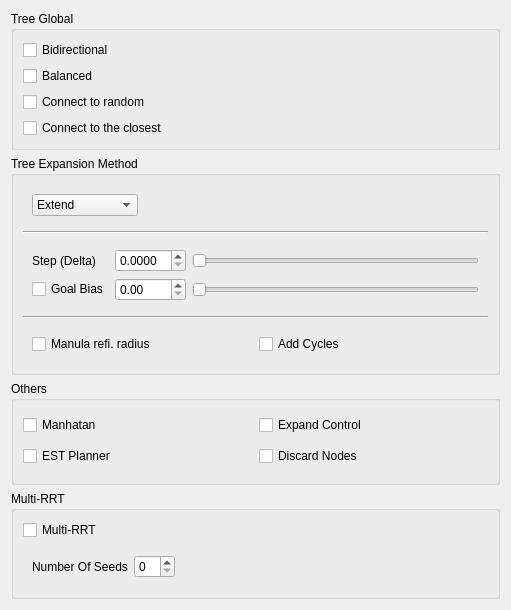
         <widget class="QWidget" name="scrollAreaWidgetContents_4">
          <property name="geometry">
           <rect>
            <x>0</x>
            <y>0</y>
            <width>511</width>
            <height>610</height>
           </rect>
          </property>
          <layout class="QVBoxLayout" name="verticalLayout">
           <item>
            <widget class="QGroupBox" name="treeGroupBox">
             <property name="title">
              <string>Tree Global</string>
             </property>
             <layout class="QGridLayout" name="gridLayout_23">
              <item row="1" column="0">
               <widget class="QCheckBox" name="isBidir">
                <property name="text">
                 <string>Bidirectional</string>
                </property>
               </widget>
              </item>
              <item row="2" column="0">
               <widget class="QCheckBox" name="isBalanced">
                <property name="text">
                 <string>Balanced</string>
                </property>
               </widget>
              </item>
              <item row="3" column="0">
               <widget class="QCheckBox" name="checkBoxRandomInCompCo">
                <property name="text">
                 <string>Connect to random</string>
                </property>
               </widget>
              </item>
              <item row="4" column="0">
               <widget class="QCheckBox" name="checkBoxClosestInCompCo">
                <property name="text">
                 <string>Connect to the closest</string>
                </property>
               </widget>
              </item>
             </layout>
            </widget>
           </item>
           <item>
            <widget class="QGroupBox" name="expansionGroupBox">
             <property name="title">
              <string>Tree Expansion Method</string>
             </property>
             <layout class="QVBoxLayout" name="verticalLayout_30">
              <item>
               <widget class="QWidget" name="expansionWidget" native="true">
                <layout class="QHBoxLayout" name="horizontalLayout_18">
                 <item>
                  <widget class="QComboBox" name="expansionMethod">
                   <item>
                    <property name="text">
                     <string>Extend</string>
                    </property>
                   </item>
                   <item>
                    <property name="text">
                     <string>Extend n Step</string>
                    </property>
                   </item>
                   <item>
                    <property name="text">
                     <string>Connect</string>
                    </property>
                   </item>
                   <item>
                    <property name="text">
                     <string>Cost Connect</string>
                    </property>
                   </item>
                  </widget>
                 </item>
                 <item>
                  <spacer name="horizontalSpacer_24">
                   <property name="orientation">
                    <enum>Qt::Horizontal</enum>
                   </property>
                   <property name="sizeHint" stdset="0">
                    <size>
                     <width>242</width>
                     <height>20</height>
                    </size>
                   </property>
                  </spacer>
                 </item>
                </layout>
               </widget>
              </item>
              <item>
               <widget class="Line" name="line_5">
                <property name="orientation">
                 <enum>Qt::Horizontal</enum>
                </property>
               </widget>
              </item>
              <item>
               <widget class="QWidget" name="stepAndBiasWidget" native="true">
                <layout class="QGridLayout" name="gridLayout_42">
                 <item row="1" column="0">
                  <widget class="QLabel" name="label_5">
                   <property name="text">
                    <string>Step (Delta)</string>
                   </property>
                  </widget>
                 </item>
                 <item row="1" column="1">
                  <widget class="QDoubleSpinBox" name="doubleSpinBoxExtentionStep">
                   <property name="decimals">
                    <number>4</number>
                   </property>
                   <property name="minimum">
                    <double>0.000000000000000</double>
                   </property>
                   <property name="maximum">
                    <double>20.000000000000000</double>
                   </property>
                  </widget>
                 </item>
                 <item row="1" column="2">
                  <widget class="QSlider" name="horizontalSliderExtentionStep">
                   <property name="maximum">
                    <number>10000000</number>
                   </property>
                   <property name="orientation">
                    <enum>Qt::Horizontal</enum>
                   </property>
                  </widget>
                 </item>
                 <item row="2" column="1">
                  <widget class="QDoubleSpinBox" name="doubleSpinBoxBias">
                   <property name="maximum">
                    <double>1.000000000000000</double>
                   </property>
                   <property name="singleStep">
                    <double>0.010000000000000</double>
                   </property>
                  </widget>
                 </item>
                 <item row="2" column="2">
                  <widget class="QSlider" name="horizontalSliderBias">
                   <property name="orientation">
                    <enum>Qt::Horizontal</enum>
                   </property>
                  </widget>
                 </item>
                 <item row="2" column="0">
                  <widget class="QCheckBox" name="checkBoxIsGoalBias">
                   <property name="text">
                    <string>Goal Bias</string>
                   </property>
                  </widget>
                 </item>
                </layout>
               </widget>
              </item>
              <item>
               <widget class="Line" name="line_6">
                <property name="orientation">
                 <enum>Qt::Horizontal</enum>
                </property>
               </widget>
              </item>
              <item>
               <widget class="QWidget" name="widget_22" native="true">
                <layout class="QHBoxLayout" name="horizontalLayout_17">
                 <item>
                  <widget class="QCheckBox" name="isManualRefiRadius">
                   <property name="text">
                    <string>Manula refi. radius</string>
                   </property>
                  </widget>
                 </item>
                 <item>
                  <widget class="QCheckBox" name="isAddingCycles">
                   <property name="text">
                    <string>Add Cycles</string>
                   </property>
                  </widget>
                 </item>
                </layout>
               </widget>
              </item>
             </layout>
            </widget>
           </item>
           <item>
            <widget class="QGroupBox" name="othersGroupBox">
             <property name="title">
              <string>Others</string>
             </property>
             <layout class="QGridLayout" name="gridLayout_24">
              <item row="0" column="1">
               <widget class="QCheckBox" name="isExpandControl">
                <property name="text">
                 <string>Expand Control</string>
                </property>
               </widget>
              </item>
              <item row="0" column="0">
               <widget class="QCheckBox" name="isManhattan">
                <property name="text">
                 <string>Manhatan</string>
                </property>
               </widget>
              </item>
              <item row="1" column="0">
               <widget class="QCheckBox" name="isEST">
                <property name="text">
                 <string>EST Planner</string>
                </property>
               </widget>
              </item>
              <item row="1" column="1">
               <widget class="QCheckBox" name="isDiscardingNodes">
                <property name="text">
                 <string>Discard Nodes</string>
                </property>
               </widget>
              </item>
             </layout>
            </widget>
           </item>
           <item>
            <widget class="QGroupBox" name="groupBox_3">
             <property name="title">
              <string>Multi-RRT</string>
             </property>
             <layout class="QGridLayout" name="gridLayout">
              <item row="0" column="0">
               <widget class="QCheckBox" name="checkBoxMultiRRT">
                <property name="text">
                 <string>Multi-RRT</string>
                </property>
               </widget>
              </item>
              <item row="1" column="0">
               <widget class="QWidget" name="widget_2" native="true">
                <layout class="QHBoxLayout" name="horizontalLayout_3">
                 <item>
                  <widget class="QLabel" name="label_3">
                   <property name="text">
                    <string>Number Of Seeds</string>
                   </property>
                  </widget>
                 </item>
                 <item>
                  <widget class="QSpinBox" name="spinBoxNumberOfSeeds"/>
                 </item>
                 <item>
                  <spacer name="horizontalSpacer_5">
                   <property name="orientation">
                    <enum>Qt::Horizontal</enum>
                   </property>
                   <property name="sizeHint" stdset="0">
                    <size>
                     <width>40</width>
                     <height>20</height>
                    </size>
                   </property>
                  </spacer>
                 </item>
                </layout>
               </widget>
              </item>
             </layout>
            </widget>
           </item>
          </layout>
         </widget>
